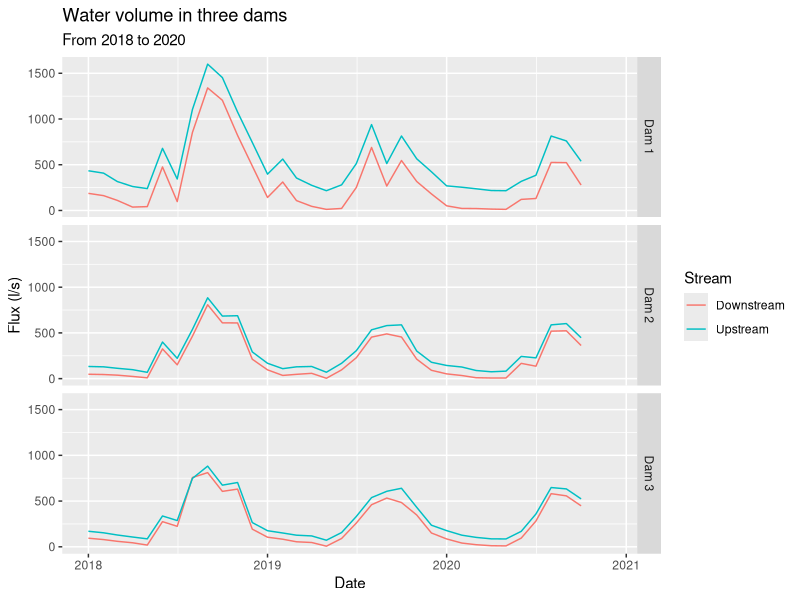
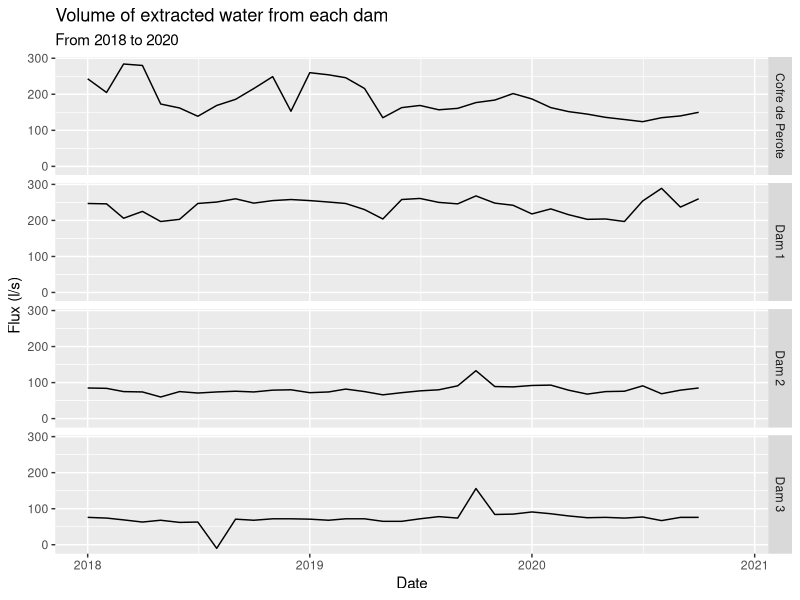

The R script that drew these images, in order:
## ---- chunk 1
knitr::opts_chunk$set(echo = TRUE)
library(tidyverse)
library(ggplot2)
library(lubridate)
library(readxl)
library(readr)
library(stringr)
## ---- chunk 2

#read csv as tibble

aforo_mp <- read_csv("Aforo_MedioPixquiac.csv")

aforo_soco <- read_csv("Aforo_Socoyolapan.csv")

aforo_cp <- read_csv("Aforo_CincoPalos.csv")

aforo_mc <- read_csv("Aforo_Manantiales_Cofre.csv")

## ---- chunk 3

head(aforo_mp)

## ---- chunk 4
#Aforos CMAS - Xalapa
aforo_mp <- aforo_mp %>%
  mutate(Dam = recode(Presa,
                        "Pixquiac" = "Dam 1",
                        "Socoyolapan" = "Dam 2",
                        "Cinco Palos" = "Dam 3",
                      "Cofre de Perote" = "Spring"),
         Stream = recode(Aguas,
                         "Arriba" = "Upstream",
                         "Abajo" = "Downstream"),
         Año = as.character(Año),
         Mes = as.character(Mes),
         Dia = "01") %>%
  select(Dam, Stream, Gasto, Año, Mes, Dia) %>%
  unite(Fecha, Año:Dia, sep = "/") %>%
  mutate(Fecha = as.Date(Fecha))

aforo_cp <- aforo_cp %>%
  mutate(Dam = recode(Presa,
                      "Pixquiac" = "Dam 1",
                      "Socoyolapan" = "Dam 2",
                      "Cinco Palos" = "Dam 3",
                      "Cofre de Perote" = "Spring"),
         Stream = recode(Aguas,
                         "Arriba" = "Upstream",
                         "Abajo" = "Downstream"),
         Año = as.character(Año),
         Mes = as.character(Mes),
         Dia = "01") %>%
  select(Dam, Stream, Gasto, Año, Mes, Dia) %>%
  unite(Fecha, Año:Dia, sep = "/") %>%
  mutate(Fecha = as.Date(Fecha))

aforo_soco <- aforo_soco %>%
  mutate(Dam = recode(Presa,
                      "Pixquiac" = "Dam 1",
                      "Socoyolapan" = "Dam 2",
                      "Cinco Palos" = "Dam 3",
                      "Cofre de Perote" = "Spring"),
         Stream = recode(Aguas,
                         "Arriba" = "Upstream",
                         "Abajo" = "Downstream"),
         Año = as.character(Año),
         Mes = as.character(Mes),
         Dia = "01") %>%
  select(Dam, Stream, Gasto, Año, Mes, Dia) %>%
  unite(Fecha, Año:Dia, sep = "/") %>%
  mutate(Fecha = as.Date(Fecha))


tres_aforos <- rbind(aforo_mp, aforo_cp, aforo_soco)

gasto_mp <- aforo_mp %>%
  pivot_wider(names_from = Stream, values_from = Gasto) %>%
  mutate(Gasto = Upstream - Downstream) %>%
  select(Dam, Fecha, Gasto)

gasto_cp <- aforo_cp %>%
  pivot_wider(names_from = Stream, values_from = Gasto) %>%
  mutate(Gasto = Upstream - Downstream,) %>%
  select(Dam, Fecha, Gasto)

gasto_soco <- aforo_soco %>%
  pivot_wider(names_from = Stream, values_from = Gasto) %>%
  mutate(Gasto = Upstream - Downstream) %>%
  select(Dam, Fecha, Gasto)

gasto_mc <- aforo_mc %>%
  mutate(Dam = recode(Presa,
                      "Pixquiac" = "Dam 1",
                      "Socoyolapan" = "Dam 2",
                      "Cinco Palos" = "Dam 3"),
         Año = as.character(Año),
         Mes = as.character(Mes),
         Dia = "01") %>%
  select(Dam, Gasto, Año, Mes, Dia) %>%
  unite(Fecha, Año:Dia, sep = "/") %>%
  mutate(Fecha = as.Date(Fecha))%>%
  select(Dam, Fecha, Gasto)

cuatro_gastos <- rbind(gasto_mp, gasto_cp, gasto_soco, gasto_mc)
## ---- chunk 5

head(aforo_mp)

## ---- chunk 6
tres_aforos %>%
  ggplot(aes(Fecha, Gasto, color = Stream)) +
  geom_line() +
  facet_grid(rows = vars(Dam)) +
  labs(title = "Water volume in three dams",
       subtitle = "From 2018 to 2020") +
  scale_y_continuous(name = "Flux (l/s)") +
  scale_x_date(name = "Date")

## ---- chunk 7


cuatro_gastos %>%
  ggplot(aes(Fecha, Gasto)) +
  geom_line() +
  facet_grid(rows = vars(Dam)) +
  labs(title = "Volume of extracted water from each dam",
       subtitle = "From 2018 to 2020") +
  scale_y_continuous(name = "Flux (l/s)") +
  scale_x_date(name = "Date")

